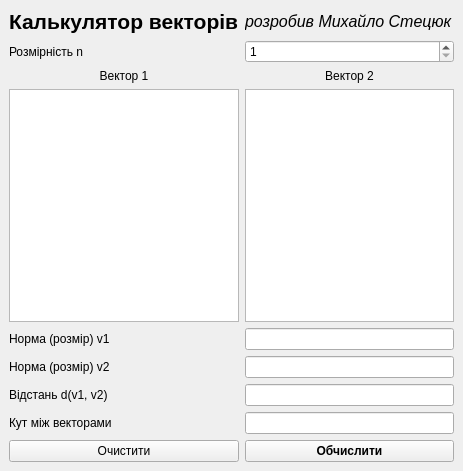
<?xml version="1.0" encoding="UTF-8"?>
<ui version="4.0">
 <class>MainWindow</class>
 <widget class="QMainWindow" name="MainWindow">
  <property name="geometry">
   <rect>
    <x>0</x>
    <y>0</y>
    <width>463</width>
    <height>471</height>
   </rect>
  </property>
  <property name="windowTitle">
   <string>Лабораторна 1.3</string>
  </property>
  <widget class="QWidget" name="centralwidget">
   <layout class="QGridLayout" name="gridLayout">
    <item row="1" column="1">
     <widget class="QSpinBox" name="dimensionsSpin">
      <property name="minimum">
       <number>1</number>
      </property>
      <property name="maximum">
       <number>50</number>
      </property>
     </widget>
    </item>
    <item row="8" column="0">
     <widget class="QPushButton" name="clearBtn">
      <property name="text">
       <string>Очистити</string>
      </property>
     </widget>
    </item>
    <item row="2" column="0">
     <widget class="QLabel" name="label_8">
      <property name="text">
       <string>Вектор 1</string>
      </property>
      <property name="alignment">
       <set>Qt::AlignmentFlag::AlignCenter</set>
      </property>
     </widget>
    </item>
    <item row="5" column="0">
     <widget class="QLabel" name="label_5">
      <property name="text">
       <string>Норма (розмір) v2</string>
      </property>
     </widget>
    </item>
    <item row="1" column="0">
     <widget class="QLabel" name="label_3">
      <property name="text">
       <string>Розмірність n</string>
      </property>
     </widget>
    </item>
    <item row="3" column="1">
     <widget class="QListView" name="vector2List">
      <property name="editTriggers">
       <set>QAbstractItemView::EditTrigger::AnyKeyPressed|QAbstractItemView::EditTrigger::DoubleClicked|QAbstractItemView::EditTrigger::EditKeyPressed</set>
      </property>
      <property name="alternatingRowColors">
       <bool>true</bool>
      </property>
     </widget>
    </item>
    <item row="3" column="0">
     <widget class="QListView" name="vector1List">
      <property name="editTriggers">
       <set>QAbstractItemView::EditTrigger::AnyKeyPressed|QAbstractItemView::EditTrigger::DoubleClicked|QAbstractItemView::EditTrigger::EditKeyPressed</set>
      </property>
      <property name="alternatingRowColors">
       <bool>true</bool>
      </property>
     </widget>
    </item>
    <item row="8" column="1">
     <widget class="QPushButton" name="calculateBtn">
      <property name="font">
       <font>
        <bold>true</bold>
       </font>
      </property>
      <property name="text">
       <string>Обчислити</string>
      </property>
     </widget>
    </item>
    <item row="5" column="1">
     <widget class="QLineEdit" name="v2NormEdit">
      <property name="focusPolicy">
       <enum>Qt::FocusPolicy::ClickFocus</enum>
      </property>
      <property name="readOnly">
       <bool>true</bool>
      </property>
     </widget>
    </item>
    <item row="7" column="1">
     <widget class="QLineEdit" name="angleEdit">
      <property name="focusPolicy">
       <enum>Qt::FocusPolicy::ClickFocus</enum>
      </property>
      <property name="readOnly">
       <bool>true</bool>
      </property>
     </widget>
    </item>
    <item row="2" column="1">
     <widget class="QLabel" name="label_9">
      <property name="text">
       <string>Вектор 2</string>
      </property>
      <property name="alignment">
       <set>Qt::AlignmentFlag::AlignCenter</set>
      </property>
     </widget>
    </item>
    <item row="4" column="0">
     <widget class="QLabel" name="label_4">
      <property name="text">
       <string>Норма (розмір) v1</string>
      </property>
     </widget>
    </item>
    <item row="7" column="0">
     <widget class="QLabel" name="label_7">
      <property name="text">
       <string>Кут між векторами</string>
      </property>
     </widget>
    </item>
    <item row="4" column="1">
     <widget class="QLineEdit" name="v1NormEdit">
      <property name="focusPolicy">
       <enum>Qt::FocusPolicy::ClickFocus</enum>
      </property>
      <property name="readOnly">
       <bool>true</bool>
      </property>
     </widget>
    </item>
    <item row="6" column="0">
     <widget class="QLabel" name="label_6">
      <property name="text">
       <string>Відстань d(v1, v2)</string>
      </property>
     </widget>
    </item>
    <item row="6" column="1">
     <widget class="QLineEdit" name="distanceEdit">
      <property name="focusPolicy">
       <enum>Qt::FocusPolicy::ClickFocus</enum>
      </property>
      <property name="readOnly">
       <bool>true</bool>
      </property>
     </widget>
    </item>
    <item row="0" column="1">
     <widget class="QLabel" name="label_2">
      <property name="font">
       <font>
        <pointsize>12</pointsize>
        <italic>true</italic>
       </font>
      </property>
      <property name="text">
       <string>розробив Михайло Стецюк</string>
      </property>
     </widget>
    </item>
    <item row="0" column="0">
     <widget class="QLabel" name="label">
      <property name="font">
       <font>
        <pointsize>16</pointsize>
        <bold>true</bold>
       </font>
      </property>
      <property name="text">
       <string>Калькулятор векторів</string>
      </property>
     </widget>
    </item>
   </layout>
  </widget>
 </widget>
 <tabstops>
  <tabstop>dimensionsSpin</tabstop>
  <tabstop>vector1List</tabstop>
  <tabstop>vector2List</tabstop>
  <tabstop>calculateBtn</tabstop>
  <tabstop>clearBtn</tabstop>
 </tabstops>
 <resources/>
 <connections/>
</ui>
